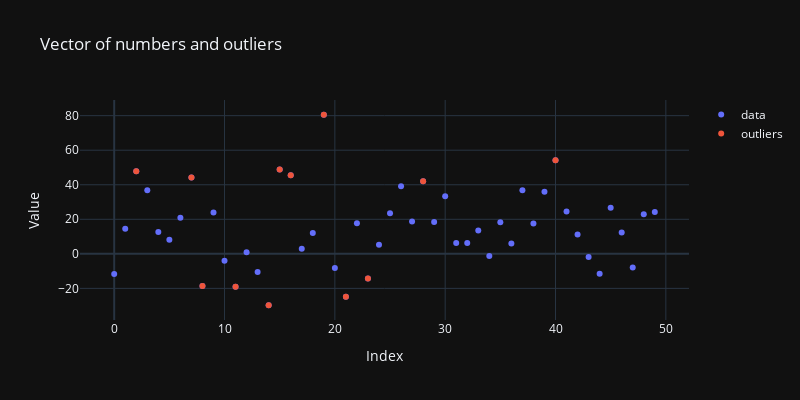

This figure's notebook cell:
### Markdown cell above
Here is a plot of the data and found outliers:

### Code cell
# Create a scatter plot with markers
fig = go.Figure(data=go.Scatter(y=vec, mode='markers', name='data'))

# Add labels and title
fig.update_layout(title='Vector of numbers and outliers', xaxis_title='Index', yaxis_title='Value', template = "plotly_dark", width=800, height=400)

# Find outliers positions and values
vec_outlier_indexes = outlier_position(vec, identifier=quartile_identifier_parameters)
vec_outlier_values = outlier_identifier(vec, identifier=quartile_identifier_parameters, value = True)

# Add outlier trace
fig.add_trace(go.Scatter(x=vec_outlier_indexes, y=vec_outlier_values, mode="markers", name="outliers"))

# Display the plot
fig.show()

### Figure 1 — Plotly figure (JSON) as saved in the notebook; plotly's stock layout.template omitted (floating-point values rounded to 4 significant figures)
{"data": [{"mode": "markers", "name": "data", "type": "scatter", "y": [-11.72, 14.55, 47.75, 36.88, 12.69, 8.225, 20.83, 44.23, -18.65, 23.93, -3.973, -19.05, 0.8731, -10.57, -29.77, 48.8, 45.55, 3.006, 12.09, 80.53, -8.213, -24.81, 17.67, -14.28, 5.315, 23.48, 39.12, 18.77, 41.99, 18.45, 33.34, 6.293, 6.21, 13.45, -1.282, 18.24, 5.919, 36.86, 17.55, 35.9, 54.16, 24.5, 11.15, -1.891, -11.59, 26.75, 12.29, -7.967, 22.91, 24.19]}, {"mode": "markers", "name": "outliers", "type": "scatter", "x": [2, 7, 8, 11, 14, 15, 16, 19, 21, 23, 28, 40], "y": [47.75, 44.23, -18.65, -19.05, -29.77, 48.8, 45.55, 80.53, -24.81, -14.28, 41.99, 54.16]}], "layout": {"height": 400, "title": {"text": "Vector of numbers and outliers"}, "width": 800, "xaxis": {"title": {"text": "Index"}}, "yaxis": {"title": {"text": "Value"}}}}
